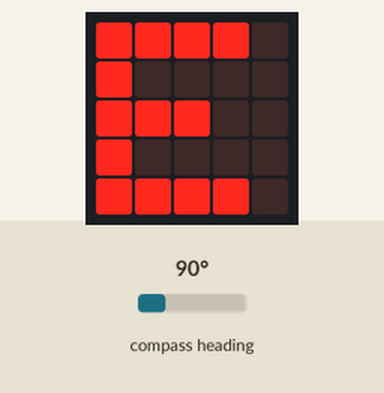
This program was run on a simulated BBC micro:bit (MakeCode). On the bench: the board's 5×5 LED display. Inputs (shaded band) come from the test bench; at power-on: compass heading 90°. The compass is already calibrated.

Above: at 1.2 s.
1.3 s: compass heading set to 7°
At 1.9 s:
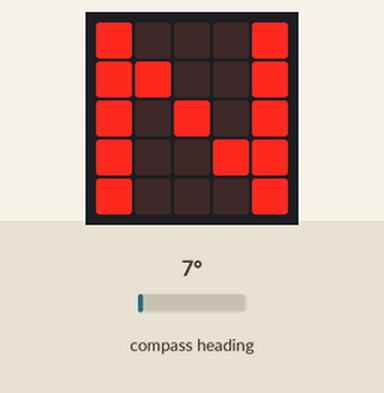
3.0 s: compass heading set to 180°
At 3.4 s:
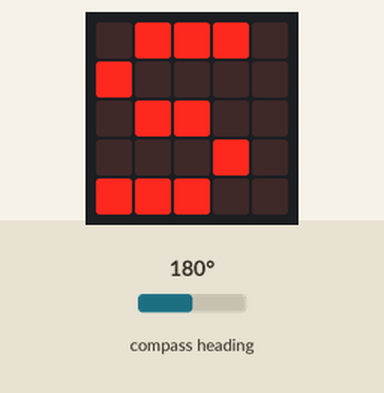
4.5 s: compass heading set to 269°
At 4.9 s:
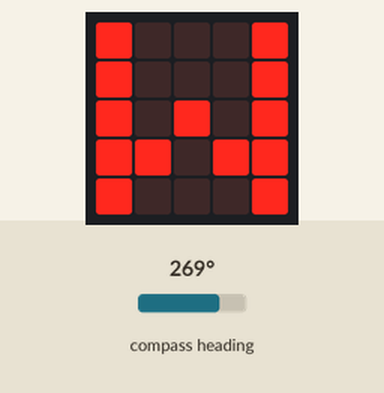
6.1 s: compass heading set to 90°
At 7.3 s:
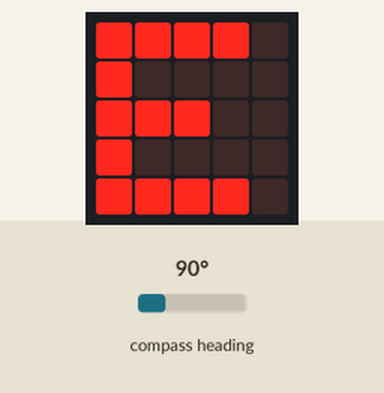
7.6 s: compass heading set to 352°
At 9.0 s:
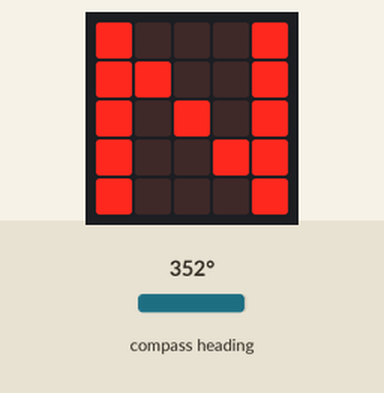
Timing chart, 0 to 10.2 s (numbered marks = the images above; inputs shaded):
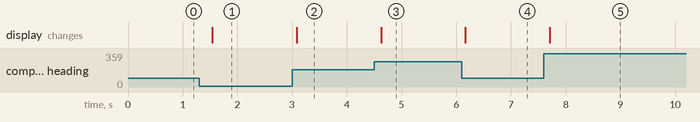

The program:

main.ts
```typescript
basic.forever(function () {
    if (315 < input.compassHeading() || input.compassHeading() < 45) {
        basic.showString("N")
    } else if (input.compassHeading() > 45 && input.compassHeading() < 135) {
        basic.showString("E")
    } else if (input.compassHeading() < 225 && input.compassHeading() > 135) {
        basic.showString("S")
    } else if (input.compassHeading() > 225 && input.compassHeading() < 315) {
        basic.showString("W")
    } else {
        basic.clearScreen()
    }
})
```

test.ts
```typescript
// テストはここに来ます。このパッケージが拡張機能として使用されるときにはコンパイルされません。
```

Measured:
- after the input at 1.3 s, the display: changes after 0.24 s (image 1)
- after the input at 3.0 s, the display: changes after 0.08 s (image 2)
- after the input at 4.5 s, the display: changes after 0.13 s (image 3)
- after the input at 6.1 s, the display: changes after 0.07 s (image 4)
- after the input at 7.6 s, the display: changes after 0.11 s (image 5)
